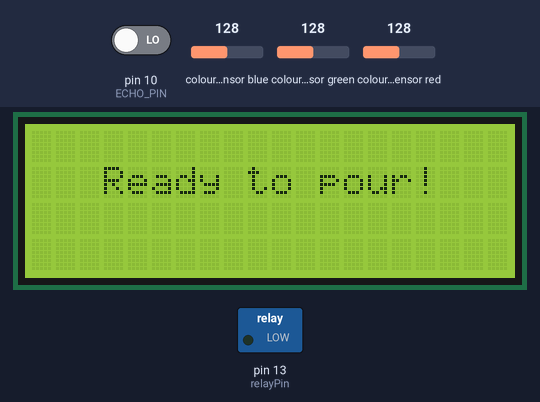
Bench run of a sketch on a simulated Arduino Uno, built with avr-gcc and run on an emulated ATmega328P. Shown: 20×4 character LCD, switched loads named in the sketch (green lamp = pin HIGH). Wiring (inferred from the names in the program): TCS3200 colour sensor: output pin 6; S2 pin 4; S3 pin 5; S0 pin 2; S1 pin 3. Inputs (shaded band) come from the test bench; at power-on: colour sensor red 128, pin 10 (ECHO_PIN) LOW, colour sensor blue 128, colour sensor green 128. Pins used as bus, display or sensor lines are not drawn; what the sketch prints to the serial monitor is not drawn.

Above: at 1.8 s.
At 8.3 s:
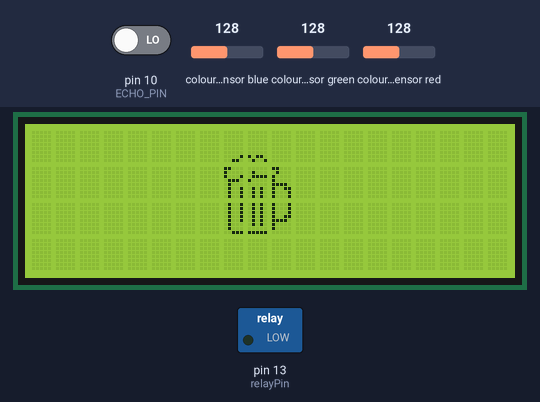
8.4 s: colour sensor red set to 5
At 12.7 s:
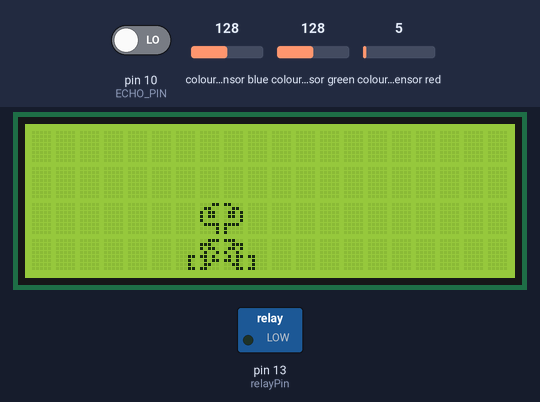
Timing chart, 0 to 14.2 s (numbered marks = the images above; inputs shaded):
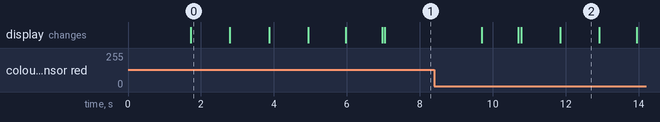

Measured:
- what the display in image 0 shows lasts 1.1 s, from 1.7 s to 2.8 s

The sketch:

lcd_animations.ino
```cpp
#include <Arduino.h>
#include <Wire.h>
#include <LiquidCrystal_I2C.h>


typedef enum PourState_e
{
  IDLE,
  POURING,
  FULL
} PourState_t;

PourState_t PourState = IDLE;

#define START_POUR() digitalWrite(relayPin, HIGH)
#define STOP_POUR() digitalWrite(relayPin, LOW)

// define relay pin
#define relayPin 13
// TCS230 or TCS3200 pins wiring to Arduino
#define S0 2
#define S1 3
#define S2 4
#define S3 5
#define sensorOut 6
// Ultra Sonic Sensor Declarations
//  defines pins numbers
#define TRIG_PIN 9
#define ECHO_PIN 10


#define LCD_ADDR 0x27   // common: 0x27 or 0x3F
#define LCD_COLS 20
#define LCD_ROWS 4

LiquidCrystal_I2C lcd(LCD_ADDR, LCD_COLS, LCD_ROWS);

enum SpriteSet {
  SPRITE_BEER,
  SPRITE_WALLE
};

// Beer icon...
const byte beerChars[8][8] = {
  {0x00,0x00,0x00,0x00,0x00,0x00,0x01,0x06}, // foam1
  {0x00,0x00,0x00,0x00,0x00,0x00,0x16,0x09}, // foam2
  {0x18,0x10,0x11,0x0E,0x08,0x09,0x09,0x09}, // mug1
  {0x00,0x08,0x0F,0x10,0x00,0x0A,0x0A,0x0A}, // mug2
  {0x18,0x08,0x10,0x10,0x1E,0x13,0x11,0x11}, // handle1
  {0x09,0x09,0x09,0x09,0x09,0x08,0x08,0x07}, // mug3
  {0x0A,0x0A,0x0A,0x0A,0x0A,0x0A,0x00,0x1F}, // mug4
  {0x11,0x11,0x11,0x13,0x1E,0x10,0x10,0x00}  // handle2
};


// Wall-e
const byte walleChars[8][8] = {
  {0x03,0x0C,0x16,0x16,0x10,0x0F,0x01,0x01}, // left eye
  {0x18,0x06,0x0D,0x0D,0x01,0x1E,0x10,0x10}, // right eye
  {0x07,0x1C,0x16,0x09,0x1A,0x0B,0x0C,0x18}, // left body
  {0x1C,0x07,0x0D,0x12,0x0B,0x1A,0x06,0x03}, // right body
  {0x00,0x00,0x00,0x00,0x03,0x02,0x02,0x03}, // left wheel
  {0x00,0x00,0x00,0x00,0x18,0x08,0x08,0x18}, // right wheel
  {0,0,0,0,0,0,0,0},                         // free
  {0,0,0,0,0,0,0,0}                          // free
};

byte streaml[8] = {0x03,0x03,0x03,0x03,0x03,0x03, 0x03,0x03};

byte stream2[8] = {
  0x18,
  0x18,
  0x18,
  0x18,
  0x18,
  0x18,
  0x18,
  0x18
};

// defines variables
long Duration;
int Distance;
int Red_True = 0;
unsigned long TimePourStarted;

/// Stores frequency read by the photodiodes
int redFrequency = 0;
int greenFrequency = 0;
int blueFrequency = 0;

// Stores the red. green and blue colors
int redColor = 0;
int greenColor = 0;
int blueColor = 0;

// declare function
int readDistance();
int readColour();

// Linked List to Take Moving Average

// Drink Dispenser
// Distance Requirements & State

#define POUR_RADIUS 3  // Measured in cm
#define POUR_CENTER 15 // Measured in cm
#define POUR_DURATION_MS 5000

#define POUR_HIGH (POUR_CENTER + POUR_RADIUS) // If between POUR_HIGH
#define POUR_LOW (POUR_CENTER - POUR_RADIUS)  // and POUR_LOW then pour
#define TOO_FAR (POUR_HIGH + 1)               // If lower than this do not pour
#define TOO_CLOSE (POUR_LOW - 1)              // If greater than this do not pour

void setup()
{
  //I2C setup
  Wire.begin();

  //LCD setup
  lcd.init();
  lcd.backlight();

  //lcd.createChar(0, beerfoam1);
  //lcd.createChar(1, beerfoam2);
  //lcd.createChar(2, mug1);
  //lcd.createChar(3, mug2);
  //lcd.createChar(4, handle1);
  //lcd.createChar(5, mug3);
  //lcd.createChar(6, mug4);
  //lcd.createChar(7, handle2);

  //lcd.createChar(8, lefteye);
  //lcd.createChar(9, righteye);
  //lcd.createChar(10, leftbody);
  //lcd.createChar(11, rightbody);
  //lcd.createChar(12, leftwheel);
  //lcd.createChar(13, rightwheel);

  //Ultrasonic sensor setup
  digitalWrite(TRIG_PIN, LOW);
  pinMode(TRIG_PIN, OUTPUT); // Sets the TRIG_PIN as an Output (Ultrasonice)
  pinMode(ECHO_PIN, INPUT);  // Sets the ECHO_PIN as an Input (Ultrasonice)

  // Setting the TCS3200 pins
  pinMode(S0, OUTPUT);
  pinMode(S1, OUTPUT);
  pinMode(S2, OUTPUT);
  pinMode(S3, OUTPUT);
  pinMode(sensorOut, INPUT);


  pinMode(relayPin, OUTPUT); // Sets the relayPin as an Output (Relay)
  STOP_POUR();

  digitalWrite(S0,HIGH);
  digitalWrite(S1,LOW);

  Serial.begin(9600); // Starts the serial communication

  // Defines an empty linked list use for filtering the data (????)
}

void loop()
{
  readDistance(); // Takes Distance using USS to determine state
  readColour();
  delay(10);

  // This if statement needs to be combined with a state machine to ensure that 2 things don't happen
  // 1. The drink stops dispensing after one dispense
  // 2. The dispenser stops when the cup is out of range no matter what

  switch (PourState)
  {
  case IDLE:
    // if (Distance >= TOO_FAR || Distance <= TOO_CLOSE)
    // {
    //   digitalWrite(relayPin, LOW); // Turns off the relay
    //   Serial.print("Status: No cup detected\n");
    // }
    lcd.clear();
    lcd.setCursor(3, 1);
    lcd.print("Ready to pour!");   // left eye

    delay(1000);

    lcd.clear();
    loadSpriteSet(beerChars);
    drawBeerMug(0,0);

    delay(1000);

    lcd.clear();
    loadSpriteSet(walleChars);
    drawWalle(6, 2);

    delay(1000);

    lcd.clear();
    loadSpriteSet(beerChars);
    drawBeerMug(16,0);

     delay(1000);

    lcd.clear();
    lcd.setCursor(3, 1);
    lcd.print("Place red solo");
    lcd.setCursor(4, 2);
    lcd.print("cup inside.");

    delay(1000);

    lcd.clear();
    loadSpriteSet(beerChars);
    drawBeerMug(8,0);

     delay(1000);


    if (Distance <= POUR_HIGH && Distance >= POUR_LOW && Red_True)
    {
      lcd.clear();
      loadSpriteSet(beerChars);
      drawBeerMug(0, 0);
      drawBeerMug(16, 0);
      lcd.setCursor(5, 1);
      lcd.print("POURING...");   // left eye
      PourState = POURING;
      START_POUR(); // Turns on the relay
      TimePourStarted = millis();
      Serial.print("Status: Cup detected... Pouring!\n");

    }
    break;
  case POURING:
    // check if cup is removed or timeout exceeded
    //readColour();
    if (Distance >= TOO_FAR || Distance <= TOO_CLOSE || millis() - TimePourStarted > POUR_DURATION_MS || ~Red_True)
    {
      PourState = FULL;
      lcd.clear();
      loadSpriteSet(walleChars);
      drawWalle(0, 1);
      drawWalle(16, 1);
      lcd.setCursor(6, 1);
      lcd.print("ENJOY :)");
      STOP_POUR();
    }
    break;
  case FULL:
    // check distance for rearming
    if (Distance >= TOO_FAR || Distance <= TOO_CLOSE)
    {
      PourState = IDLE;

    }
    break;
  }
}

int readDistance()
{

  // Clears the TRIG_PIN
  digitalWrite(TRIG_PIN, LOW);
  delay(200);

  // Sets the TRIG_PIN on HIGH state for 10 micro seconds
  digitalWrite(TRIG_PIN, HIGH);
  delay(200);
  digitalWrite(TRIG_PIN, LOW);

  // Reads the ECHO_PIN, returns the sound wave travel time in microseconds
  Duration = pulseIn(ECHO_PIN, HIGH);

  // Calculating the Distance
  Distance = Duration * 0.034 / 2;

  // Anounces that it is reading data
  Serial.println("Reading Distance...");
  Serial.print("Distance: ");
  Serial.println(Distance);

  return Distance;
}

int readColour()
{
  // Setting RED (R) filtered photodiodes to be read
  digitalWrite(S2,LOW);
  digitalWrite(S3,LOW);

  // Reading the output frequency
  redFrequency = pulseIn(sensorOut, LOW);
  // Remaping the value of the RED (R) frequency from 0 to 255
  // You must replace with your own values. Here's an example:

  redColor = map(redFrequency, 95, 385, 255,0);

  // Printing the RED (R) value
  Serial.print("R = ");
  Serial.print(redColor);
  delay(75);

  // Setting GREEN (G) filtered photodiodes to be read
  digitalWrite(S2,HIGH);
  digitalWrite(S3,HIGH);

  // Reading the output frequency
  greenFrequency = pulseIn(sensorOut, LOW);
  // Remaping the value of the GREEN (G) frequency from 0 to 255
  // You must replace with your own values. Here's an example:

  greenColor = map(greenFrequency, 66, 465, 255, 0);

  // Printing the GREEN (G) value
  Serial.print(" G = ");
  Serial.print(greenColor);
  delay(75);

  // Setting BLUE (B) filtered photodiodes to be read
  digitalWrite(S2,LOW);
  digitalWrite(S3,HIGH);

  // Reading the output frequency
  blueFrequency = pulseIn(sensorOut, LOW);
  // Remaping the value of the BLUE (B) frequency from 0 to 255
  // You must replace with your own values. Here's an example:

  blueColor = map(blueFrequency, 45, 372, 255, 0);

  // Printing the BLUE (B) value
  Serial.print(" B = ");
  Serial.print(blueColor);
  delay(75);

  // Checks the current detected color and prints
  // a message in the serial monitor
  if(redColor > greenColor && redColor > blueColor){
      Serial.println(" - RED detected!");
      Red_True = 1;
  }
  else
  {
    Red_True = 0;
  }
  /*if(greenColor > redColor && greenColor > blueColor){
    Serial.println(" - GREEN detected!");
    Red_True = 0;
  }
  if(blueColor > redColor && blueColor > greenColor){
    Serial.println(" - BLUE detected!");
    Red_True = 0;
  }*/

  return Red_True;

}

void loadSpriteSet(const byte sprites[8][8])
{
  for (uint8_t i = 0; i < 8; i++)
  {
    lcd.createChar(i, (byte*)sprites[i]);
  }
}

void drawBeerMug(uint8_t x, uint8_t y)
{
  // Top row
  lcd.setCursor(x, y);
  lcd.write(byte(0));
  lcd.setCursor(x + 1, y);
  lcd.write(byte(1));

  // Middle row
  lcd.setCursor(x, y + 1);
  lcd.write(byte(2));
  lcd.setCursor(x + 1, y + 1);
  lcd.write(byte(3));
  lcd.setCursor(x + 2, y + 1);
  lcd.write(byte(4));

  // Bottom row
  lcd.setCursor(x, y + 2);
  lcd.write(byte(5));
  lcd.setCursor(x + 1, y + 2);
  lcd.write(byte(6));
  lcd.setCursor(x + 2, y + 2);
  lcd.write(byte(7));
}

void drawWalle(uint8_t x, uint8_t y)
{
   // Top row (eyes with padding)
  lcd.setCursor(x + 1, y);
  lcd.write(byte(0));   // left eye

  lcd.setCursor(x + 2, y);
  lcd.write(byte(1));   // right eye

  // Bottom row (wheels + body)
  lcd.setCursor(x, y + 1);
  lcd.write(byte(4));   // left wheel

  lcd.setCursor(x + 1, y + 1);
  lcd.write(byte(2));   // left body

  lcd.setCursor(x + 2, y + 1);
  lcd.write(byte(3));   // right body

  lcd.setCursor(x + 3, y + 1);
  lcd.write(byte(5));   // right wheel
} 
```
